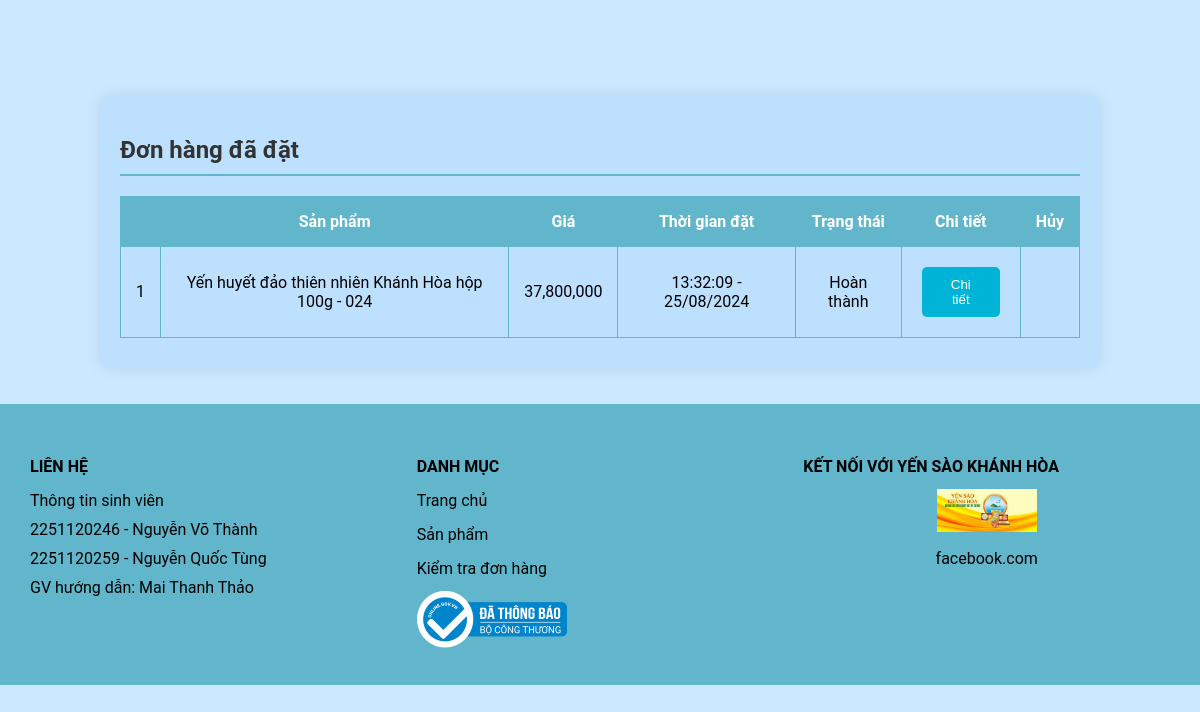
Page /pages/donhang.php (signed in) on the earlier database version.
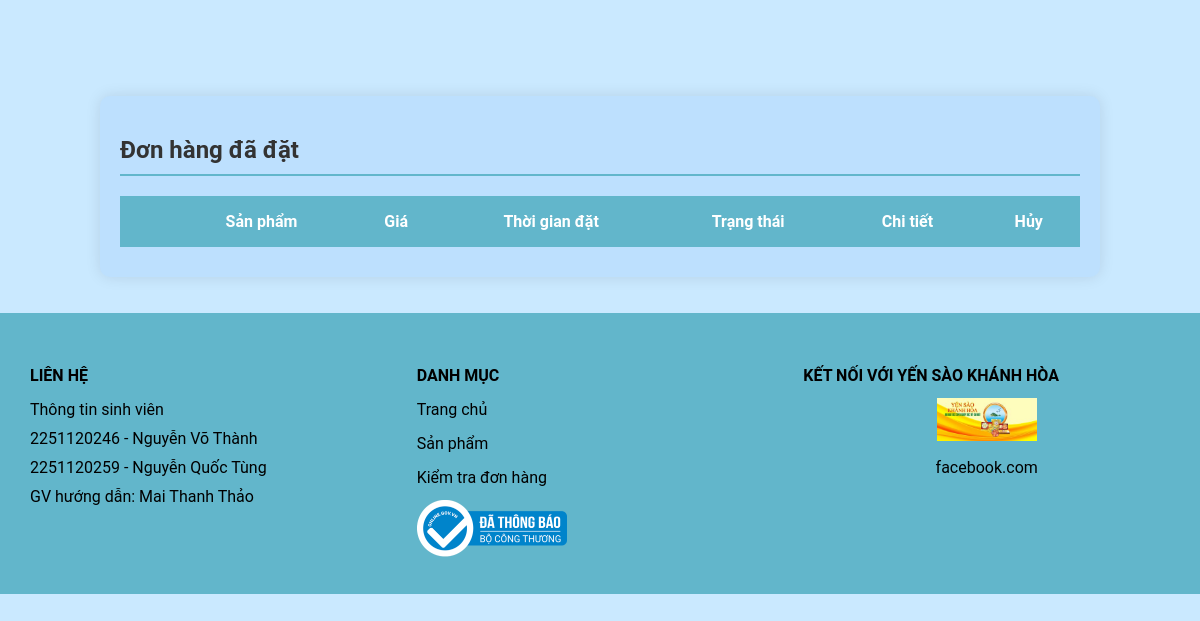
Same page on the later database version.
### tables this page shows
CREATE TABLE don_hang (
    id INT AUTO_INCREMENT PRIMARY KEY,
    nguoi_dung_id INT,
    tong_tien INT,
    ngay_dat DATETIME DEFAULT CURRENT_TIMESTAMP,
    trang_thai ENUM('cho_xu_ly', 'dang_xu_ly', 'hoan_thanh', 'da_huy') DEFAULT 'cho_xu_ly',
    ly_do_huy TEXT,
    FOREIGN KEY (nguoi_dung_id) REFERENCES nguoi_dung(id) ON DELETE CASCADE
);

### pages/donhang.php (the view, shortened to what this page needs)
<?php
include("../admin/pages/db_connect.php");
$user_id = $_SESSION['user_id'];
$sql_orders = "
    SELECT dh.id, dh.ngay_dat, dh.tong_tien, dh.trang_thai, dh.ly_do_huy, GROUP_CONCAT(sp.ten_san_pham SEPARATOR ', ') AS san_pham
    FROM don_hang dh
    JOIN chi_tiet_don_hang ctdh ON dh.id = ctdh.don_hang_id
    JOIN san_pham sp ON ctdh.san_pham_id = sp.id
    WHERE dh.nguoi_dung_id = ?
    GROUP BY dh.id
    ORDER BY dh.ngay_dat DESC";
$stmt_orders = $conn->prepare($sql_orders);
$stmt_orders->bind_param("i", $user_id);
$stmt_orders->execute();
$result_orders = $stmt_orders->get_result();
?>
<!DOCTYPE html>
<html lang="vi">
<head>
    <link rel="stylesheet" href="../assets/css/donhang.css">
</head>
<body>
    <div class="container">
        <h2>Đơn hàng đã đặt</h2>
        <div class="order-info">
            <table id="ordersTable">
                <tr>
                    <th></th>
                    <th>Sản phẩm</th>
                    <th>Giá</th>
                    <th>Thời gian đặt</th>
                    <th>Trạng thái</th>
                    <th>Chi tiết</th>
                    <th>Hủy</th>
                </tr>
                <?php
                $i = 1;
                while ($order = $result_orders->fetch_assoc()) {
                    $ngay_dat = date("H:i:s - d/m/Y", strtotime($order['ngay_dat']));
                    switch ($order['trang_thai']) {
                        case 'hoan_thanh':
                            $trang_thai = 'Hoàn thành';
                            break;
                    }
                ?>
                    <tr id="order-<?php echo $order['id']; ?>">
                        <td><?php echo $i++; ?></td>
                        <td><?php echo htmlspecialchars($order['san_pham']); ?></td>
                        <td><?php echo htmlspecialchars(number_format($order['tong_tien'])); ?> </td>
                        <td><?php echo htmlspecialchars($ngay_dat); ?></td>
                        <td><?php echo htmlspecialchars($trang_thai); ?></td>
                        <td>
                            <button class="btn-detail" data-id="<?php echo $order['id']; ?>">Chi tiết</button>
                        </td>
                        <td>
                        </td>
                    </tr>
                <?php } ?>
            </table>
        </div>
    </div>
    <?php include('footer.php'); ?>
</body>
</html>

Differences in the rows shown:
removed don_hang: san_pham "Yến huyết đảo thiên nhiên Khánh Hòa hộp 100g - 024", tong_tien "37,800,000", ngay_dat "13:32:09 - 25/08/2024", trang_thai "Hoàn thành"
